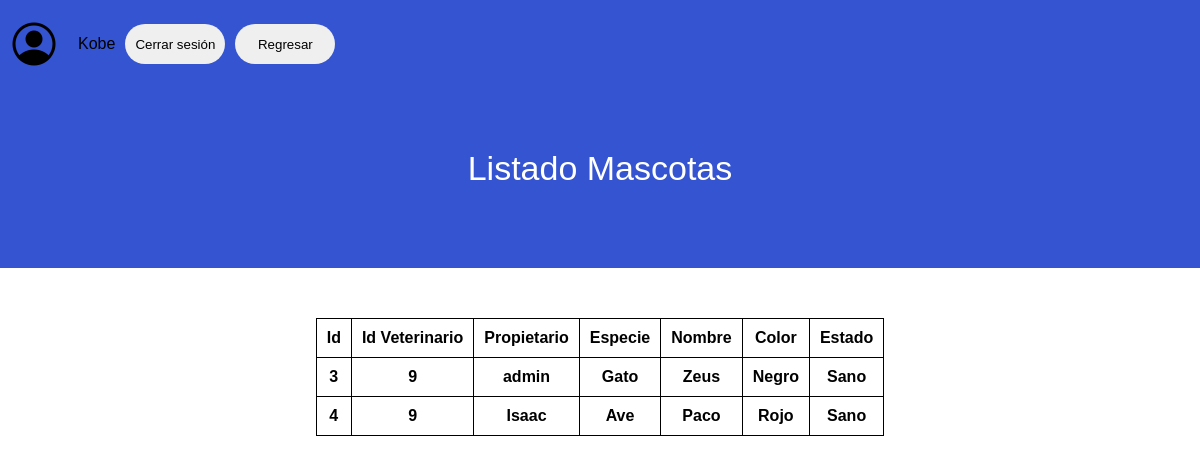
Screenshot of /MVC-PHP/model/veterinario/listado_mascotas.php (signed in) with the database file from the repository.
### tables this page shows
CREATE TABLE `usuarios` (
  `id_usuario` int(11) NOT NULL,
  `nombre` varchar(45) NOT NULL,
  `apellido` varchar(45) NOT NULL,
  `direccion` varchar(60) NOT NULL,
  `email` varchar(50) NOT NULL,
  `tipo_usuario` int(11) NOT NULL,
  `numero_tar` varchar(20) NOT NULL,
  `estado` int(11) DEFAULT NULL,
  `password` varchar(45) NOT NULL,
  `telefono` varchar(11) NOT NULL
);

CREATE TABLE `mascotas_clientes` (
  `id_mascota` int(11) NOT NULL,
  `id_propietario` int(11) NOT NULL,
  `tipo_mascota` int(11) NOT NULL,
  `nombre_mascota` varchar(45) NOT NULL,
  `color` varchar(45) NOT NULL,
  `estado` int(11) NOT NULL
);

CREATE TABLE `tipo_mascota` (
  `id_tipo_masc` int(11) NOT NULL,
  `tipo_masc` varchar(45) NOT NULL
);

CREATE TABLE `estados` (
  `id_estado` int(11) NOT NULL,
  `estado` varchar(45) NOT NULL
);

### MVC-PHP/model/veterinario/listado_mascotas.php (the view, shortened to what this page needs)
<?php
require_once("../../db/connection.php");
$sql = "SELECT * FROM usuarios, tipo_usuario WHERE email = '" . $_SESSION['email'] . "' AND usuarios.tipo_usuario = tipo_usuario.id_tipo_usuario";
$usuarios = mysqli_query($mysqli, $sql);
$usua = mysqli_fetch_assoc($usuarios);
?>
<?php
	$sql_estados = "select distinct mascotas_clientes.id_mascota, visitas.id_veterinario, usuarios.nombre, tipo_mascota.tipo_masc, mascotas_clientes.nombre_mascota, mascotas_clientes.color, estados.estado
	from mascotas_clientes
	inner join usuarios on mascotas_clientes.id_propietario = usuarios.id_usuario
	inner join tipo_mascota on mascotas_clientes.tipo_mascota = tipo_mascota.id_tipo_masc
	inner join estados on mascotas_clientes.estado = estados.id_estado
	inner join visitas
	where usuarios.id_usuario;";
	$query_estado = mysqli_query($mysqli, $sql_estados);
	$row_estado = mysqli_fetch_assoc($query_estado);
?>
<!DOCTYPE html>
<html lang="en">
	<head>
		<link rel="stylesheet" href="estilos2.css">
	</head>
	<body>
		<div class="session_container">
			<form method="POST">
				<div class="session_buttons">
					<img src="./img/icons8-user-48.png" alt="">
					<p><?php echo $usua['nombre'] ?></p>
					<input type="submit" value="Cerrar sesión" name="btncerrar" />
					<input type="submit" formaction="./index.php" value="Regresar" />
				</div>
			</form>
		</div>
		<section class="title">
			<h1>Listado Mascotas</h1>
		</section>
		<div class="formulario">
			<div class="formulario_info">
				<table class="tabla">
					<tr>
						<th>Id</th>
						<th>Id Veterinario</th>
						<th>Propietario</th>
						<th>Especie</th>
						<th>Nombre</th>
						<th>Color</th>
						<th>Estado</th>
					</tr>
					<?php
						do {
					?>
					<tr>
						<th><?php echo($row_estado['id_mascota'])?></th>
						<th><?php echo($row_estado['id_veterinario'])?></th>
						<th><?php echo($row_estado['nombre'])?></th>
						<th><?php echo($row_estado['tipo_masc'])?></th>
						<th><?php echo($row_estado['nombre_mascota'])?></th>
						<th><?php echo($row_estado['color'])?></th>
						<th><?php echo($row_estado['estado'])?></th>
					</tr>
					<?php
						}while($row_estado = mysqli_fetch_assoc($query_estado));
					?>
				</table>
			</div>
		</div>
	</body>
</html>

### MVC-PHP/model/veterinario/estilos2.css (style rules this page uses)
* { margin: 0; padding: 0; box-sizing: border-box; }
body { font-family: sans-serif; }
img { max-width: 100%; }
.session_container { padding-top: 20px; background-color: #3454d1; }
.session_container .session_buttons { display: flex; align-items: center; }
.session_container .session_buttons img { margin-right: 10px; margin-left: 10px; }
.session_container .session_buttons p { margin-right: 10px; margin-left: 10px; }
.session_container .session_buttons input { cursor: pointer; margin-right: 10px; background-color: #efefef; border: none; border-radius: 20px; width: 100px; height: 40px; color: #000; }
.title { width: 100%; background: #3454d1; height: 200px; display: flex; align-items: center; justify-content: center; }
.title h1 { color: #fff; font-size: 34px; font-weight: 200; text-align: center; }
.formulario { display: flex; position: relative; justify-content: center; top: 50px; }
.formulario_info { padding-bottom: 10px; display: flex; flex-direction: column; }
.tabla, th, td { border: 1px solid black; border-collapse: collapse; }
.tabla th { padding: 10px; }

### rows the page displays
usuarios: nombre "Kobe"
mascotas_clientes: id_mascota "3", id_veterinario "9", id_propietario.nombre "admin", tipo_mascota.tipo_masc "Gato", nombre_mascota "Zeus", color "Negro", estado.estado "Sano"
mascotas_clientes: id_mascota "4", id_veterinario "9", id_propietario.nombre "Isaac", tipo_mascota.tipo_masc "Ave", nombre_mascota "Paco", color "Rojo", estado.estado "Sano"
